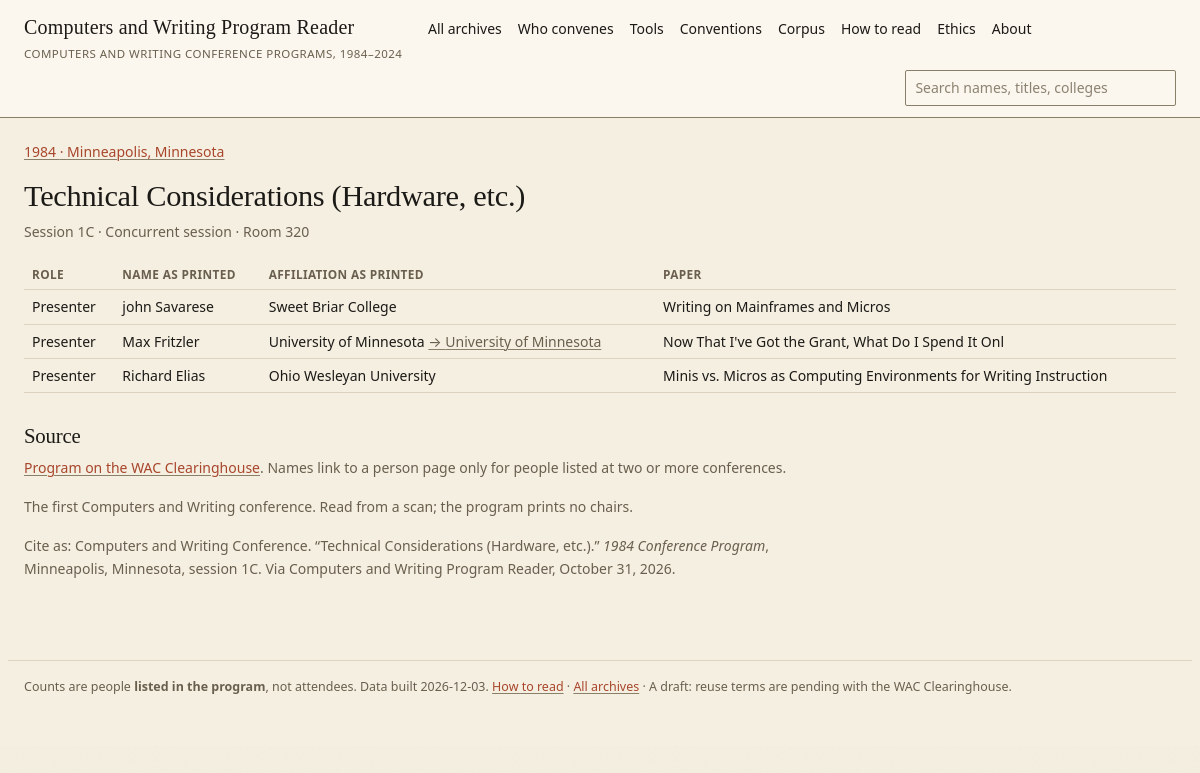
The page /session/cw:1984:1C on the database its author committed.
### tables this page shows
CREATE TABLE conventions (year INTEGER PRIMARY KEY, city TEXT, venue TEXT, theme TEXT, chair TEXT, status TEXT, dates TEXT, site TEXT);

CREATE TABLE appearances (id INTEGER PRIMARY KEY, year INTEGER, session_id TEXT, ord INTEGER, role TEXT, role_group TEXT, name_as_printed TEXT,
        affiliation_as_printed TEXT, paper_title TEXT, person_id TEXT, institution_id TEXT, source_document_id TEXT);

CREATE TABLE institutions (id TEXT PRIMARY KEY, name TEXT, ror_id TEXT, country TEXT, kind TEXT, lat REAL, lon REAL);

### cw/app.py (the view)
@app.route("/session/<path:sid>")
def session(sid):
    s = q1("SELECT * FROM sessions WHERE id = ?", sid)
    if not s:
        abort(404)
    people = q("""SELECT a.*, i.name AS inst_name, i.country, ps.eligible FROM appearances a
                  LEFT JOIN institutions i ON i.id = a.institution_id LEFT JOIN person_summary ps ON ps.person_id = a.person_id
                  WHERE a.session_id = ? ORDER BY a.ord""", sid)
    doc = q1("SELECT * FROM source_documents WHERE id = ?", s["source_document_id"])
    conv = q1("SELECT * FROM conventions WHERE year = ?", s["year"])
    return render_template("session.html", s=s, people=people, doc=doc, conv=conv, note=YEAR_NOTES.get(s["year"]),
                           today=date.today().strftime("%B %d, %Y"))

### cw/app.py (called while the page is built)
def db():
    if "db" not in g:
        g.db = sqlite3.connect(f"file:{DB}?mode=ro&immutable=1", uri=True)
        g.db.row_factory = sqlite3.Row
    return g.db

def q(sql, *args):
    return db().execute(sql, args).fetchall()

def q1(sql, *args):
    return db().execute(sql, args).fetchone()

def build_date():
    return date.fromtimestamp(os.path.getmtime(DB)).isoformat() if os.path.exists(DB) else ""

@app.after_request
def headers(r):
    r.headers["X-Robots-Tag"] = "noindex, nofollow"
    return r

@app.context_processor
def inject():
    return {"build_date": build_date(), "repo_url": REPO_URL, "data_url": DATA_URL, "P": request.script_root, "ROOT": (request.script_root.rsplit("/", 1)[0] or "") + "/", "corpus": "cw"}

### cw/templates/session.html (shortened to what this page needs)
{% extends "base.html" %}{% block title %}{{ s.title or s.code }} · Computers and Writing Program Reader{% endblock %}
{% block main %}
<p class="small"><a href="{{ P }}/year/{{ s.year }}">{{ s.year }}{% if conv %} · {{ conv.city }}{% endif %}</a></p>
<h1>{{ s.title or '(no title)' }}</h1>
<p class="meta">{% if s.code %}Session {{ s.code }}{% endif %}{% if s.session_type %} · {{ s.session_type }}{% endif %}{% if s.room %} · {{ s.room }}{% endif %}</p>
{% if people %}<div class="tbl"><table><thead><tr><th>Role</th><th>Name as printed</th><th>Affiliation as printed</th><th>Paper</th></tr></thead><tbody>
{% for p in people %}<tr><td>{{ p.role or '' }}</td>
<td>{% if p.eligible %}<a href="{{ P }}/person/{{ p.person_id }}">{{ p.name_as_printed }}</a>{% else %}{{ p.name_as_printed }}{% endif %}</td>
<td>{{ p.affiliation_as_printed or '' }}{% if p.institution_id %} <a class="small" href="{{ P }}/institution/{{ p.institution_id }}">→ {{ p.inst_name }}</a>{% endif %}</td>
<td>{{ p.paper_title or '' }}</td></tr>{% endfor %}</tbody></table></div>
{% else %}<p>This session has a title in the program but no listed people in the corpus.</p>{% endif %}
<h2>Source</h2>
<p class="small">{% if doc and doc.public_url %}<a href="{{ doc.public_url }}">Program on the WAC Clearinghouse</a>{% elif doc %}Source: {{ doc.url }}{% endif %}. Names link to a person page only for people listed at two or more conferences.</p>{% if note %}<p class="small">{{ note }}</p>{% endif %}
<p class="small">Cite as: Computers and Writing Conference. “{{ s.title }}.” <i>{{ s.year }} Conference Program</i>{% if conv and conv.city %}, {{ conv.city }}{% endif %}{% if s.code %}, session {{ s.code }}{% endif %}. Via Computers and Writing Program Reader, {{ today }}.</p>
{% endblock %}

### cw/static/tokens.css (style rules this page uses)
:root { --papyrus: #F5EFE1; --papyrus-deep: #EDE4D2; --paper: #FBF7EE; --gloss: #1C1A17; --gloss-soft: #33302A; --dilute: #6A5F4E; --dilute-light: #8C8271; --terracotta: #A8462C; --terracotta-lift: #C2593B; --terracotta-wash: #EFDDD4; --added-white: #FFFDF8; --faience: #4A6670; --faience-wash: #DFE7E9; --rule: #DDD3BF; --rule-strong: #8A7F68; --good-bg: #E7E0CE; --good-fg: #5C4A22; --warn-bg: #F0E2D2; --warn-fg: #7A4A24; --err-bg: #EFDDD4; --err-fg: #8E3A22; --neutral-bg:#E4E7E4; --neutral-fg:#4A5550; --f-display: 'GFS Didot', 'EB Garamond', Georgia, 'Times New Roman', serif; --f-quote: 'EB Garamond', Georgia, 'Times New Roman', serif; --f-body: 'Literata', Georgia, 'Times New Roman', serif; --f-ui: 'Atkinson Hyperlegible', system-ui, -apple-system, 'Segoe UI', sans-serif; --f-mono: ui-monospace, 'SF Mono', 'JetBrains Mono', Consolas, monospace; --text-xs: 0.75rem; --text-sm: 0.875rem; --text-base: 1rem; --text-lg: 1.125rem; --text-xl: 1.5rem; --text-2xl: 2rem; --text-3xl: 2.75rem; --text-4xl: 3.75rem; --leading-tight: 1.08; --leading-snug: 1.35; --leading-base: 1.65; --measure: 62ch; --space-1: 0.25rem; --space-2: 0.5rem; --space-3: 0.75rem; --space-4: 1rem; --space-5: 1.25rem; --space-6: 1.5rem; --space-8: 2rem; --space-10: 2.5rem; --space-12: 3rem; --space-16: 4rem; --space-20: 5rem; --space-24: 6rem; --radius-sm: 2px; --shadow-sm: 0 1px 2px rgba(28, 26, 23, 0.05); --t-fast: 0.12s ease; --t-base: 0.2s ease; }
*, *::before, *::after { box-sizing: border-box; }
html, body { margin: 0; padding: 0; background-color: var(--papyrus); background-image: var(--grain); color: var(--gloss); font-family: var(--f-body); font-size: var(--text-base); line-height: var(--leading-base); -webkit-font-smoothing: antialiased; -moz-osx-font-smoothing: grayscale; text-rendering: optimizeLegibility; }
h1, h2 { font-family: var(--f-display); font-weight: 400; line-height: var(--leading-tight); letter-spacing: -0.01em; margin: 0 0 var(--space-4); color: var(--gloss); text-wrap: balance; }
h1 { font-size: var(--text-3xl); }
h2 { font-size: var(--text-2xl); }
p { margin: 0 0 var(--space-4); }
a { color: var(--terracotta); text-decoration: underline; text-decoration-color: var(--rule-strong); text-decoration-thickness: 1px; text-underline-offset: 0.18em; transition: color var(--t-fast), text-decoration-color var(--t-fast); }
::placeholder { color: var(--dilute-light); opacity: 1; }

### cw/static/reader.css (style rules this page uses)
* { box-sizing: border-box; }
body { margin: 0; background: var(--papyrus); color: var(--gloss); font-family: var(--f-body); font-size: var(--text-base); line-height: var(--leading-base); }
a { color: var(--terracotta); text-underline-offset: 2px; }
h1, h2, h3 { font-family: var(--f-display); font-weight: 400; line-height: var(--leading-tight); }
h1 { font-size: 1.9rem; margin: .2rem 0 .5rem; }
h2 { font-size: 1.3rem; margin: 2rem 0 .5rem; }
p, li { max-width: 52rem; }
.small, .meta { font-family: var(--f-ui); font-size: var(--text-sm); color: var(--dilute); }
table { border-collapse: collapse; width: 100%; font-size: var(--text-sm); font-family: var(--f-ui); }
th, td { text-align: left; vertical-align: top; padding: .32rem .5rem; border-bottom: 1px solid var(--rule); }
th { font-weight: 600; color: var(--dilute); font-size: .74rem; text-transform: uppercase; letter-spacing: .03em; position: sticky; top: 0; background: var(--papyrus); }
.tbl { overflow-x: auto; }
.tbl { max-width: 100%; }

### rows shown on the page
conventions: city "Minneapolis, Minnesota"
appearances: role "Presenter", name_as_printed "john Savarese", affiliation_as_printed "Sweet Briar College", paper_title "Writing on Mainframes and Micros"
appearances: role "Presenter", name_as_printed "Max Fritzler", affiliation_as_printed "University of Minnesota", inst_name "University of Minnesota", paper_title "Now That I've Got the Grant, What Do I Spend It Onl"
appearances: role "Presenter", name_as_printed "Richard Elias", affiliation_as_printed "Ohio Wesleyan University", paper_title "Minis vs. Micros as Computing Environments for Writing Instruction"

### other values the page prints
{{ s.year }} "1984"
{{ s.title or '(no title)' }} "Technical Considerations (Hardware, etc.)"
{{ s.code }} "1C"
{{ s.session_type }} "Concurrent session"
{{ s.room }} "Room 320"
{{ note }} "The first Computers and Writing conference. Read from a scan; the program prints no chairs."
{{ s.title }} "Technical Considerations (Hardware, etc.)"
{{ build_date }} "2026-12-03"
